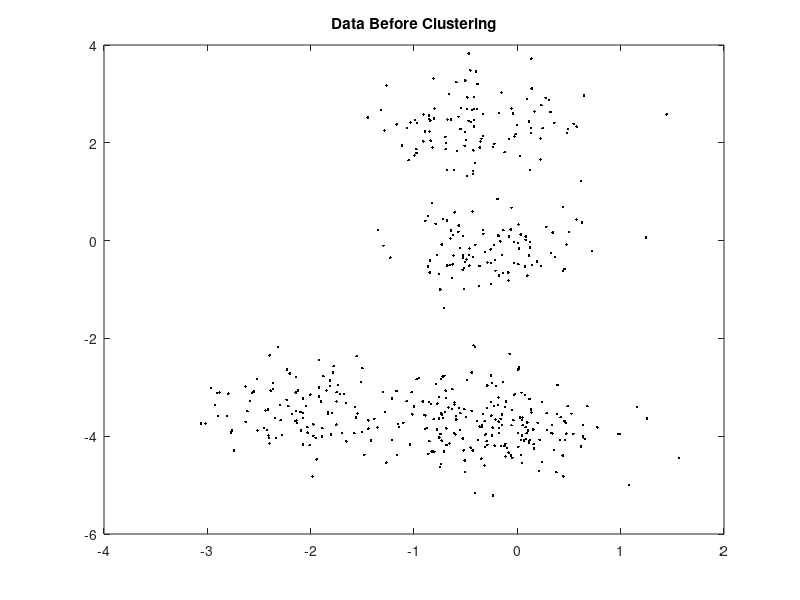
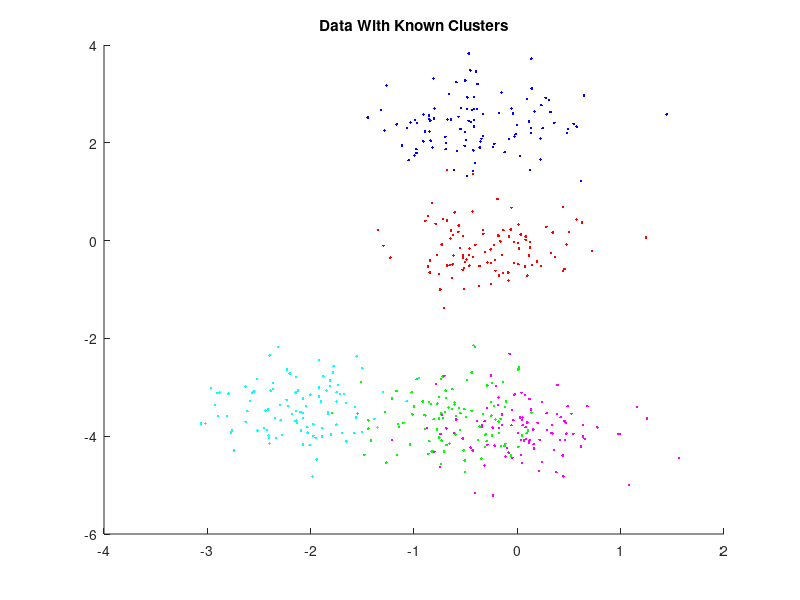
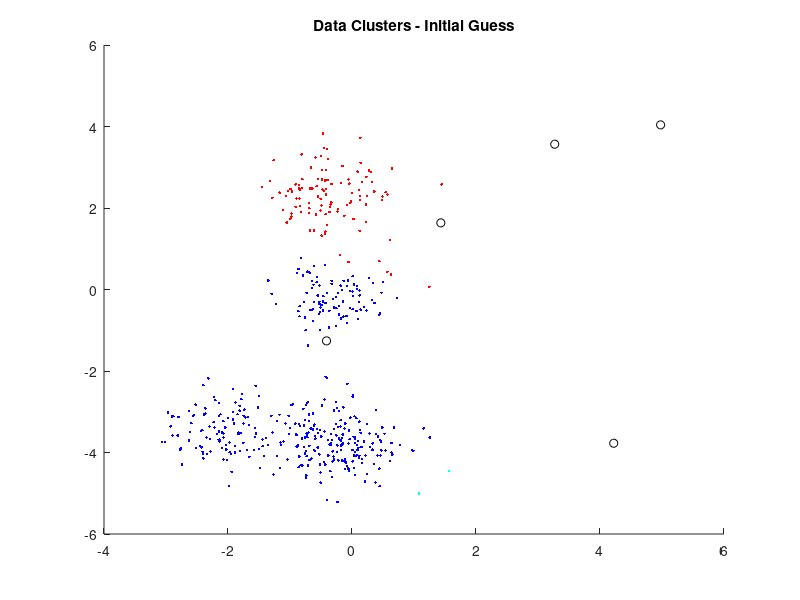
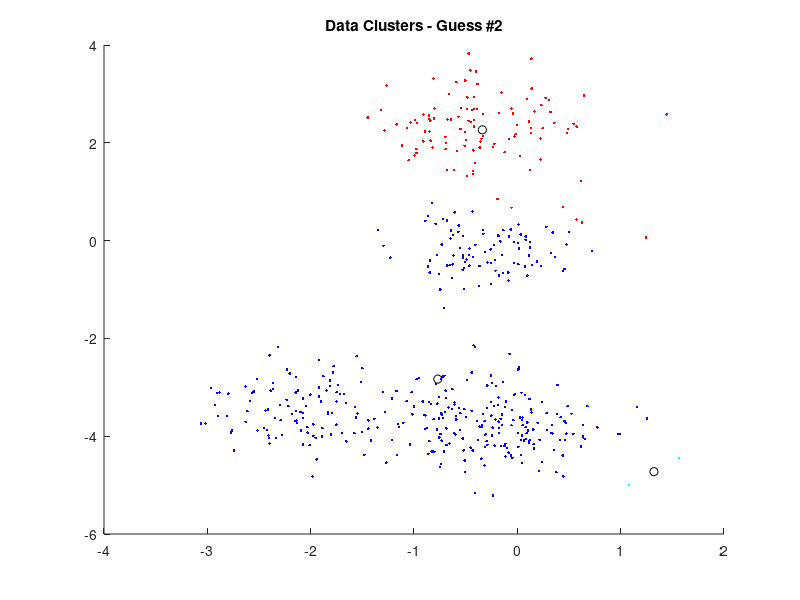

Write the MATLAB code that produced these figures, in order. (Note: this script raises an error after producing the figures.)
% generate k random clusters (r elems) with sd in range a-by-a square
% calculate in q guesses
k    = 5;
q    = 8;
a    = 5;
sd   = .5;
r    = 100;
data = zeros(k*r, 3);
c    = ['k', 'b', 'r', 'g', 'm', 'c', 'y'];

% calculate k original clusters
clusters = -a + rand(k,2) * 2*a; 

% generate "random" data
for i = 1:k
    x  = -a + rand(1,2) * 2*a;
    x1 = normrnd(x(1),sd,r,1);
    x2 = normrnd(x(2),sd,r,1);
    data((r*(i-1) + 1):(r*i),1) = x1;
    data((r*(i-1) + 1):(r*i),2) = x2;
end

% plot black data
figure(1)
plot(data(:,1), data(:,2), '.', 'Color', 'k')
title('Data Before Clustering')

% plot 'known' clusters
figure(2)
hold on
for i = 1:k
    rng = (r*(i-1) + 1):(r*i);
    plot(data(rng,1), data(rng,2), '.', 'Color', c(i+1))
end
title('Data With Known Clusters')
hold off

% plot original cluster guess
for d = 1:(k*r)
    min_dist = Inf;
    min_c    = data(d,3);
    for l = 1:k
        dist = pdist([data(d,[1 2]); clusters(l,[1 2])], 'euclidean')^2;
        if (dist < min_dist)
            min_dist = dist;
            min_c    = l;
        end
    end
    data(d,3) = min_c;
end

figure(3)
hold on
for i = 1:k
    match = data(data(:,3) == i,:,:);
    plot(match(:,1), match(:,2), '.', 'Color', c(i+1))
end
plot(clusters(:,1), clusters(:,2), 'o', 'Color', 'k')
title('Data Clusters - Initial Guess')
hold off

%% iterate: recalculate clusters and plot
for j = 4:q
    for d = 1:(k*r)
        min_dist = Inf;
        min_c    = data(d,3);
        for l = 1:k
            dist = pdist([data(d,[1 2]); clusters(l,[1 2])], 'euclidean')^2;
            if (dist < min_dist)
                min_dist = dist;
                min_c    = l;
            end
        end
        data(d,3) = min_c;
	end
    
    figure(j)
    hold on
    for i = 1:k
        match = data(data(:,3) == i,:,:);
        avg_x = mean(match(:,1));
        avg_y = mean(match(:,2));
        clusters(i,:) = [avg_x avg_y];
        plot(match(:,1), match(:,2), '.', 'Color', c(i+1))
    end
    plot(clusters(:,1), clusters(:,2), 'o', 'Color', c(1))
    title(['Data Clusters - Guess #', num2str(j-2)])
    hold off
end

%% replotting original clusters with correct colors
% plot 'known' clusters
figure(q+1)
hold on
c2 = ['b', 'g', 'r', 'm']
for i = 1:k
    rng = (r*(i-1) + 1):(r*i);
    plot(data(rng,1), data(rng,2), '.', 'Color', c2(i))
end
title('Data With Known Clusters')
hold off
